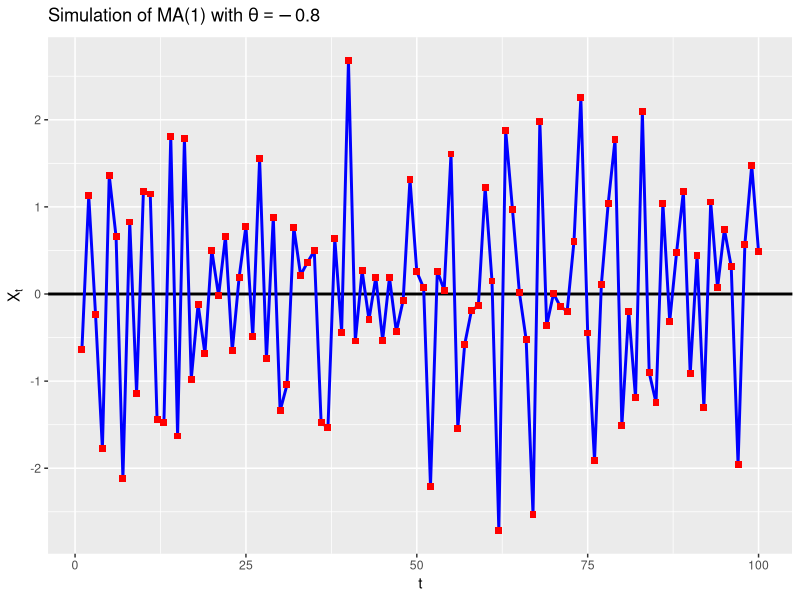
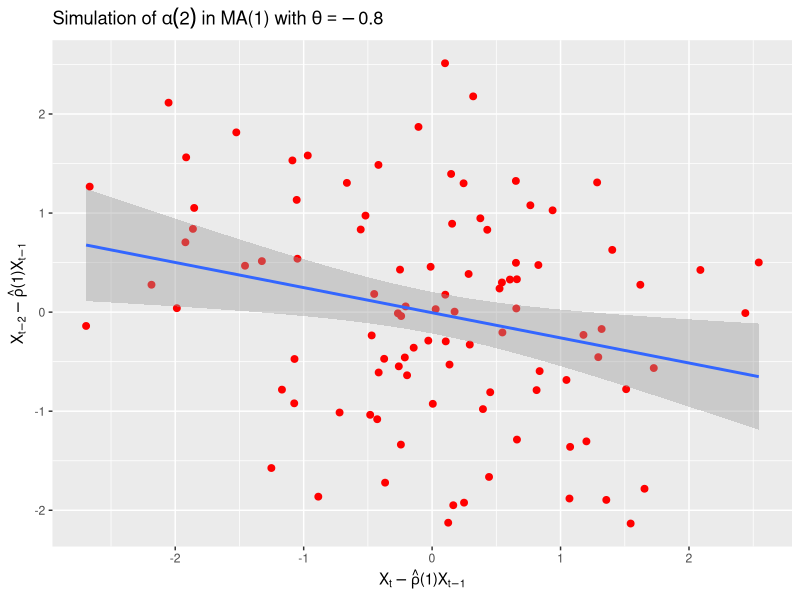
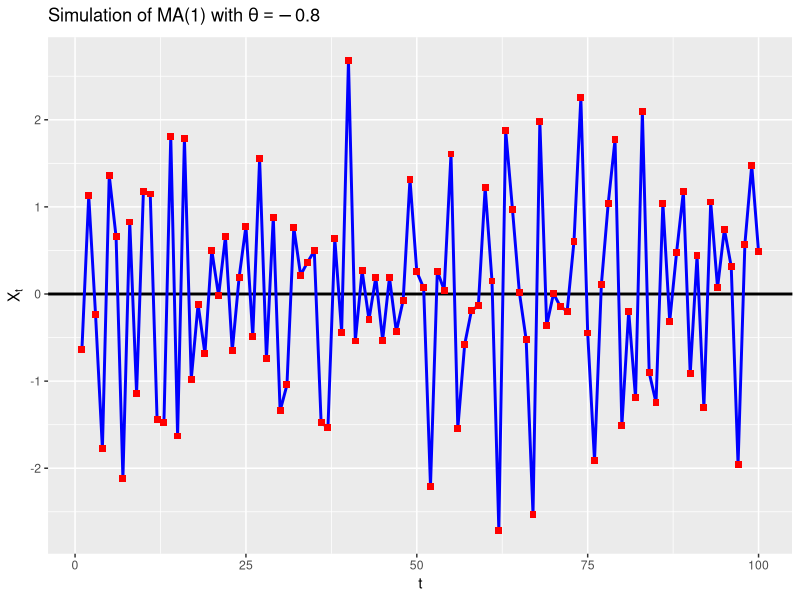
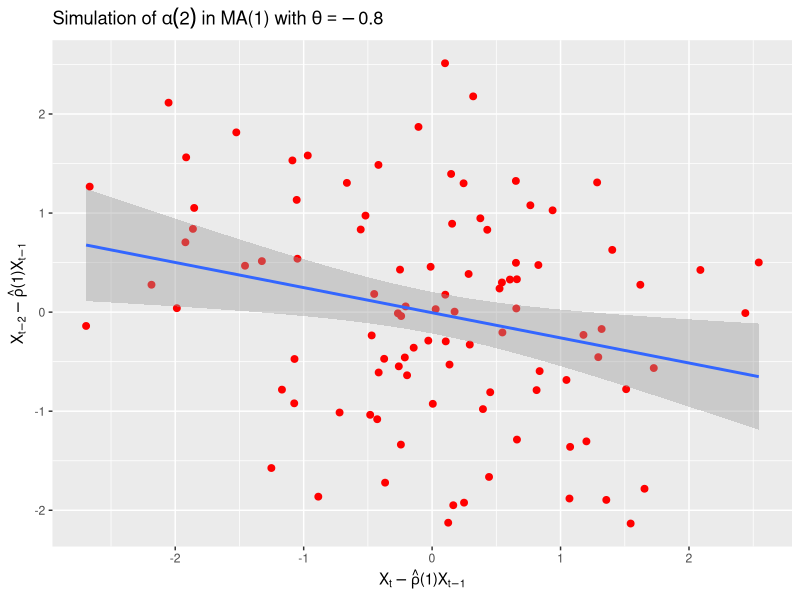

Source code (R) for these figures, in order:
set.seed(10)

# data simulation
theta <- -0.8
sigma <- 1

n <- 100
burnin <- 200

x_full <- arima.sim(model = list(ma = theta), n = burnin + n, sd = sigma)

x <- tail(x_full, n)

library(tidyverse)

df1 <- data.frame(t = 1:100, x_t = x)

df1 %>%
  ggplot(aes(x = t, y = x_t)) +
  geom_hline(yintercept = 0, col = "black", linewidth = 1) +
  geom_line(linewidth = 1, col = "blue") +
  geom_point(size = 2, col = "red", shape = 15) +
  scale_y_continuous(breaks = -4:4) +
  labs(x = "t", y = expression(X[t]), 
       title = expression("Simulation of MA(1) with " * theta == -0.8))

ggsave(path = "D:\\Users\\Documents\\Time_Series_Analysis\\figures",
       width = 11,
       height = 8,
       device='png',
       dpi=500,
       filename = "simulation_of_MA_1_with_theta_negative_0.8.png",
       units = "in")

# estimation of rho(1)
gamma_hat <- function(s, h){
  n0 <- length(s)
  
  x_bar <- mean(s)
  
  a <- s[1:(n0 - abs(h))] - x_bar
  b <- s[(1 + abs(h)):n0] - x_bar
  
  c <- sum(a * b)
  
  return(c / n0)
}

rho_1_hat <- gamma_hat(x, 1) / gamma_hat(x, 0)
rho_1_hat

# residual from X_{t} - rho_1_hat * X_{t-1}
resid_1 <- x[3:n] - rho_1_hat * x[2:(n-1)]
length(resid_1)

# residual from X_{t-2} - rho_1_hat * X_{t-1}
resid_2 <- x[1:(n-2)] - rho_1_hat * x[2:(n-1)]
length(resid_2)

df2 <- data.frame(x = resid_1, y = resid_2)

df2 %>%
  ggplot(aes(x = x, y = y)) +
  geom_point(size = 2, col = "red") +
  geom_smooth(formula = 'y ~ x', method = "lm") +
  labs(x =  bquote(X[t] - hat(rho) * "(" * .(1) * ")" * X[t-1]),
       y =  bquote(X[t-2] - hat(rho) * "(" * .(1) * ")" * X[t-1]),
       title = expression("Simulation of " * alpha(2) * " in MA(1) with " * theta == -0.8))

ggsave(path = "D:\\Users\\Documents\\Time_Series_Analysis\\figures",
       width = 10,
       height = 10,
       device='png',
       dpi=500,
       filename = "simulation_of_alpha_2_in_MA_1_with_theta_negative_0.8.png",
       units = "in")

cor(resid_1, resid_2) # sample alpha(2), theoretical alpha(2) = -0.312
